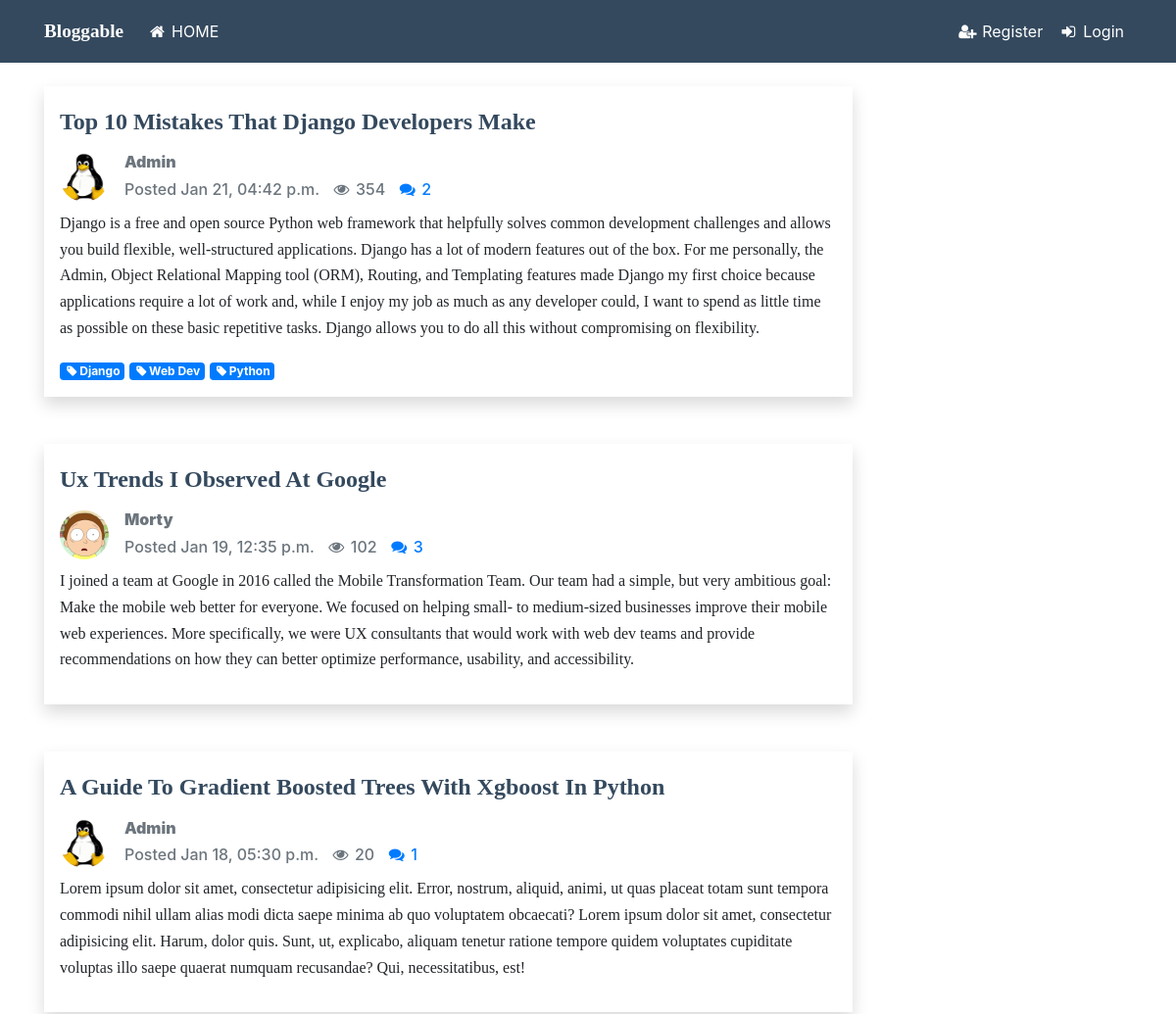
Before: / (upper part) with the older database file.
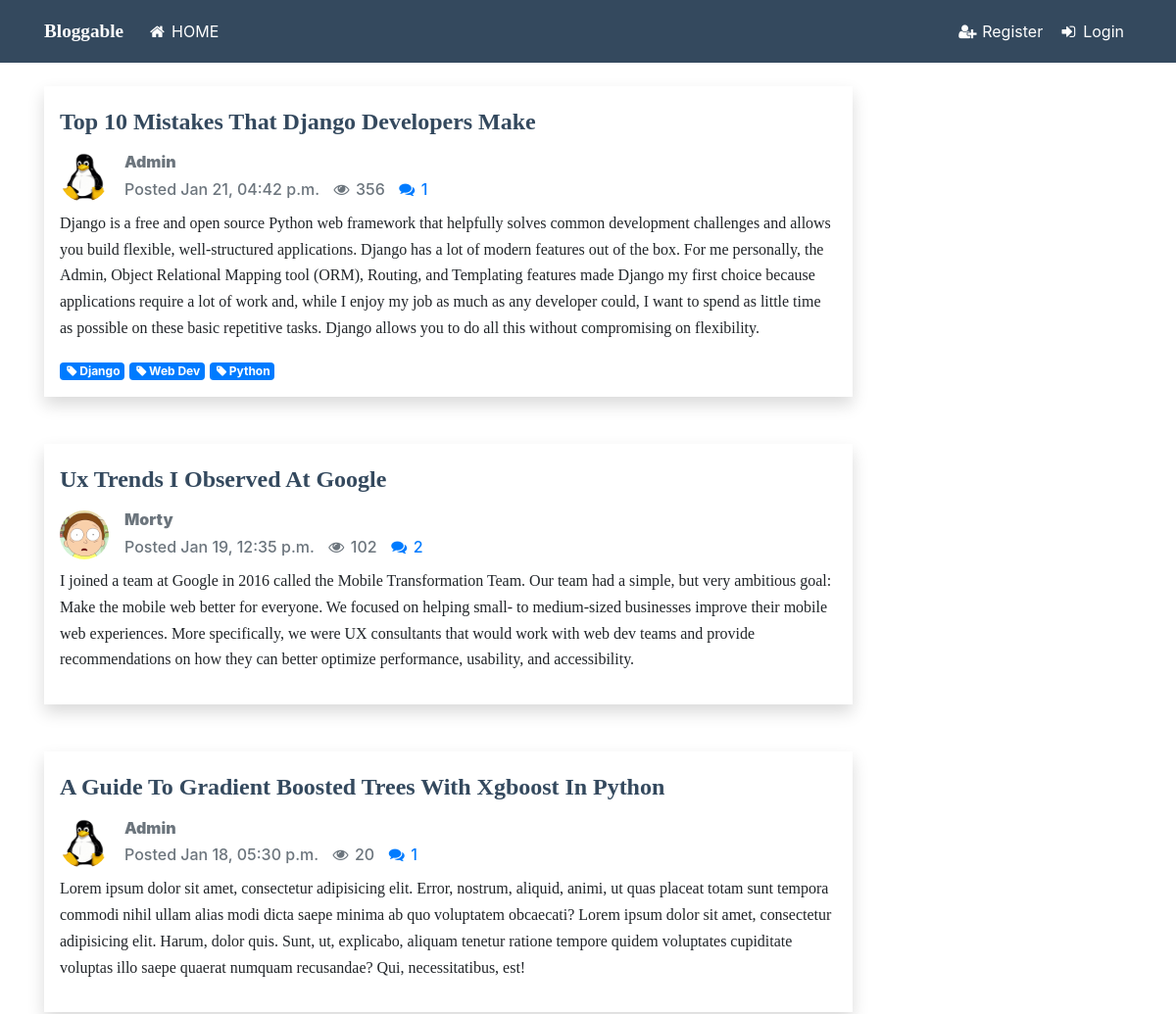
After: the same page with the newer database file.
### blog/models.py (models this page shows, shortened)
class Post(models.Model):
    STATUS_CHOICES = (
        ('draft','Draft'),
        ('published', 'Published')
    )
    title = models.CharField(max_length=250)
    slug = models.SlugField(max_length=250, unique_for_date='publish')
    content = models.TextField()
    author = models.ForeignKey(User, related_name='blog_posts', on_delete=models.CASCADE)
    created = models.DateTimeField(auto_now_add=True)
    publish = models.DateTimeField(default=timezone.now)
    updated = models.DateTimeField(auto_now=True)
    status = models.CharField(max_length=10, choices=STATUS_CHOICES, default='published')
    view_count = models.PositiveIntegerField(default=0)
    tags = TaggableManager(blank=True)
    objects = models.Manager()
    published = PublishedManager()
    class Meta:
        ordering = ('-publish',)

### users/models.py (models this page shows, shortened)
class Profile(models.Model):
    user = models.OneToOneField(User, on_delete=models.CASCADE)
    image = models.ImageField(default='default.png', upload_to='profile_pics')
    bio = models.TextField(blank=True)
    objects=models.Manager

### blog/views.py (the view)
# urls.py: path('', PostListView.as_view(), name='blog-home'),
class PostListView(ListView):
    model = Post
    template_name = 'blog/home.html'
    context_object_name = 'posts'
    paginate_by = 5

### blog/templates/blog/home.html (shortened to what this page needs)
{% extends "blog/base.html" %}
{% load static %}
{% block content %}
{% for post in posts %}
<div class="shadow p-3 mb-5 bg-white">
    <div class="pb-1">
        <h4 class="blog-post-title media-heading">
            <strong> <a class="blog-post-title" href="{% url 'post-detail' post.id%}">
                    {{ post.title|title }}
                </a></strong>
        </h4>
    </div>
    <div class="media pb-1">
        <img class="d-flex mr-3 rounded-circle" src="{{ post.author.profile.image.url }}" width="50" height="50" alt="" />
        <div class="media-body">
            <h6 class="text-secondary">
                <strong>
                    <a class="blog-post-author" href="{% url 'user-posts' post.author.username %}">
                        {{ post.author }}
                    </a>
                </strong>
            </h6>
            <h6 class="text-secondary">
                <span>Posted {{ post.publish|date:"M d, h:i a" }}</span>
                <span class="mx-2">
                    <i class="fa fa-eye fa-fw" aria-hidden="true"></i>
                    {{ post.view_count }}
                </span>
                <a href="{% url 'post-detail' post.id%}#comment-list">
                    <i class="fa fa-comments fa-fw" aria-hidden="true"></i>
                    {{ post.comment_set.all.count }}</a>
            </h6>
        </div>
    </div>
    <div class="blog-post-content">
        <p>{{ post.content }}</p>
    </div>
    <div class="d-flex bd-highlight">
        <div class="mr-auto bd-highlight">
            {% if post.tags.all %}
            {% for tag in post.tags.all %}
            <span class="badge badge-primary">
                <i class="fa fa-tag fa-fw" aria-hidden="true"></i>{{ tag }}
            </span>
            {% endfor %}
            {% endif %}
        </div>
    </div>
</div>
{% empty %}
<p>No posts.</p>
{% endfor %}
{% endblock content%}

### blog/templates/blog/base.html (shortened to what this page needs)
{% load static %}
<!DOCTYPE html>
<html lang="en">
<head>
    <link rel="stylesheet" href="{% static 'blog/css/bootstrap.min.css' %}">
    <link rel="stylesheet" href="{% static 'blog/css/sticky-footer.css' %}">
    <link rel="stylesheet" href="{% static 'blog/fontawesome/css/font-awesome.min.css' %}">
    <link rel="stylesheet" href="{% static 'blog/css/custom.css' %}">
</head>
<body>
    <header id="header">
        <nav class="navbar navbar-expand-lg navbar-light" style="background-color: #34495e;">
            <div class="container">
                <div id="logo">
                    <a class="navbar-brand" href="{% url 'blog-home' %}">
                        <h1 id="app-name">
                            Bloggable
                        </h1>
                    </a>
                </div>
                <div class="collapse navbar-collapse" id="navbarSupportedContent">
                    <div id="navbar-menu" class="navbar-nav mr-auto">
                        <a class="nav-item nav-link" href="{% url 'blog-home' %}">
                            <i class="fa fa-home fa-fw" aria-hidden="true"></i> Home
                        </a>
                    </div>
                    <div id="user-avatar-menu" class="navbar-nav ml-auto">
                        {% if user.is_authenticated %}
                        <!-- <div class="dropdown">
                                    <button class="btn dropdown-toggle" type="button"
                                        id="dropdownMenu" data-toggle="dropdown" aria-haspopup="true"
                                        aria-expanded="true">
                                        <img class="rounded-circle" src="{{ user.profile.image.url }}" id="user-avatar"/>
                                        <span class="pl-2">{{ user.username|upper }}</span>
                                        <b class="caret"></b>
                                    </button>
                                    <ul class="dropdown-menu" aria-labelledby="dropdownMenu">
                                        <li class="nav-item">
                                            <a class="nav-link" role="menuitem" tabindex="-1" href="{% url 'profile' %}">
                                                Profile</a>
                                        </li>
                                        <li class="divider"></li>
                                        <li class="nav-item">
                                            <a class="nav-link" role="menuitem" tabindex="-1" href="{% url 'logout' %}">
                                                <span class="glyphicon glyphicon-off"></span>Logout
                                            </a>
                                        </li>
                                    </ul>
                                </div> -->
                        <div class="dropdown show">
                            <a id="user-username" class="dropdown-toggle" href="#" role="button" id="dropdownMenuLink"
                                data-toggle="dropdown" aria-haspopup="true" aria-expanded="false">
                                <img class="rounded-circle" src="{{ user.profile.image.url }}" id="user-avatar" />
                                <span class="pl-2">{{ user.username|upper }}</span>
                            </a>
                            <div class="dropdown-menu dropdown-menu-right mt-3" aria-labelledby="dropdownMenuLink">
                                <a class="dropdown-item" href="{% url 'profile' %}">
                                    <i class="fa fa-id-badge fa-fw"></i>&nbsp; View Profile
                                </a>
                                <!-- <a class="dropdown-item" href="#">
                                    <i class="fa fa-cog fa-fw" aria-hidden="true"></i>&nbsp; Settings
                                </a> -->
                                <!-- <h5 class="dropdown-header">ACCOUNT</h5>
                                <a class="dropdown-item" href="#">Settings</a>
                                <a class="dropdown-item" href="#">Language</a> -->
                                <h5 class="dropdown-header">MANAGE</h5>
                                <a class="dropdown-item" href="{% url 'user-posts' user.username %}">
                                    <i class="fa fa-book fa-fw" aria-hidden="true"></i>&nbsp; Posts
                                </a>
                                <div class="dropdown-divider"></div>
                                <a class="dropdown-item" href="{% url 'logout' %}">
                                    <i class="fa fa-sign-out fa-fw" aria-hidden="true"></i>&nbsp; Logout</a>
                            </div>
                        </div>
                        <!-- <ul class="nav nav-pills navbar-right">
                                    <li class="dropdown">
                                        <a href="#" class="dropdown-toggle" data-toggle="dropdown"
                                            role="button" aria-haspopup="true" aria-expanded="false">Username
                                            <span class="caret"></span>
                                        </a>
                                        <ul class="dropdown-menu">
                                            <li class="nav-item"><a class="nav-link" href="#">View Profile</a></li>
                                            <li class="nav-item"><a class="nav-link" href="#">Settings</a></li>
                                            <li class="nav-item"><a class="nav-link" href="#">Help</a></li>
                                            <li class="nav-item"><a class="nav-link" href="#">Logout</a></li>
                                        </ul>
                                    </li>
                                </ul> -->
                        {% else %}
                        <a class="nav-item nav-link" href="{% url 'register' %}">
                            <i class="fa fa-user-plus fa-fw" aria-hidden="true"></i> Register</a>
                        <a class="nav-item nav-link" href="{% url 'login' %}">
                            <i class="fa fa-sign-in fa-fw" aria-hidden="true"></i> Login</a>
                        {% endif %}
                    </div>
                </div>
            </div>
        </nav>
    </header>
    <main role="main" class="flex-shrink-0">
        <div class="container">
            <div class="row">
                <div class="col-12 col-md-9 my-4">
                    {% block content %}{% endblock %}
                </div>
                <div class="col-6 col-md-3">
                </div>
            </div>
        </div>
    </main>
</body>
</html>

### blog/static/blog/css/sticky-footer.css (style rules this page uses)
html { position: relative; min-height: 100%; }
body { margin-bottom: 50px; }

### blog/static/blog/css/custom.css (style rules this page uses)
body { text-rendering: optimizeLegibility }
#app-name { display: inline-block; font-family: "Gabriola", "TeX Gyre Bonum Math"; font-size: 1rem; }
#logo { color: white; display: inline-block; font-family: "Gabriola", "TeX Gyre Bonum Math"; margin-top: 3px; font-size: 1rem; }
h1#app-name { color: white; font-size: 1.2rem; font-weight: bold; }
#user-username, #logo a { text-decoration: none; color: white; }
a.blog-post-title, .blog-post-title, .profile-name { color: #34495e; }
a.blog-post-author, .blog-post-author { color: #6c757d; font-weight: bolder; }
.blog-post-content , .blog-post-title { line-height: 1.68; letter-spacing: -.001em; font-family: 'q_serif',Georgia,Times,"Times New Roman", "Hiragino Kaku Gothic Pro","Meiryo",serif; }
.navbar-light .navbar-nav .nav-link { color: white; }
#navbar-menu { text-transform: uppercase; }

Changed rows visible on the page:
changed Post "Top 10 Mistakes That Django Developers Make": view_count "354" → "356"; comment_set.all.count "2" → "1"
computed for Post "Ux Trends I Observed At Google": comment_set.all.count "3" → "2"
